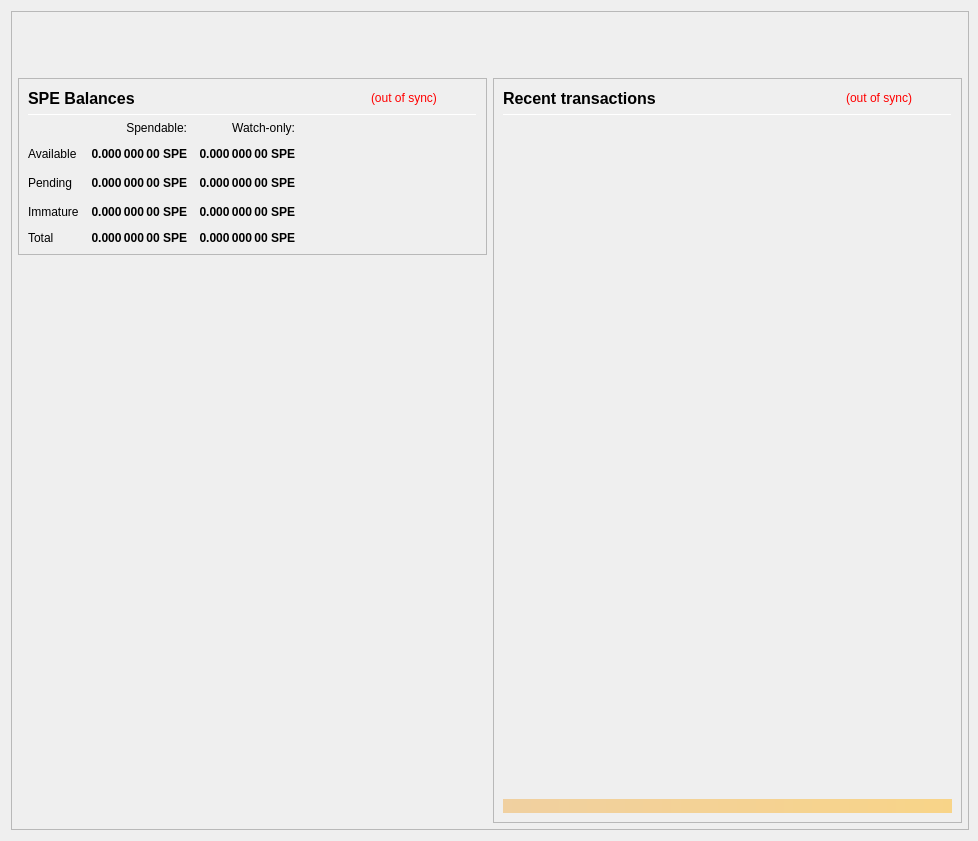
<?xml version="1.0" encoding="UTF-8"?>
<ui version="4.0">
 <class>OverviewPage</class>
 <widget class="QWidget" name="OverviewPage">
  <property name="geometry">
   <rect>
    <x>0</x>
    <y>0</y>
    <width>978</width>
    <height>841</height>
   </rect>
  </property>
  <property name="minimumSize">
   <size>
    <width>960</width>
    <height>682</height>
   </size>
  </property>
  <property name="font">
   <font>
    <weight>50</weight>
    <bold>false</bold>
   </font>
  </property>
  <property name="windowTitle">
   <string>Form</string>
  </property>
  <layout class="QVBoxLayout" name="topLayout" stretch="0">
   <property name="rightMargin">
    <number>9</number>
   </property>
   <item>
    <widget class="QFrame" name="frame_BG">
     <property name="minimumSize">
      <size>
       <width>850</width>
       <height>610</height>
      </size>
     </property>
     <property name="maximumSize">
      <size>
       <width>16777215</width>
       <height>16777215</height>
      </size>
     </property>
     <property name="frameShape">
      <enum>QFrame::StyledPanel</enum>
     </property>
     <property name="frameShadow">
      <enum>QFrame::Raised</enum>
     </property>
     <layout class="QVBoxLayout" name="verticalLayout_3" stretch="0">
      <property name="leftMargin">
       <number>0</number>
      </property>
      <property name="topMargin">
       <number>0</number>
      </property>
      <property name="rightMargin">
       <number>0</number>
      </property>
      <property name="bottomMargin">
       <number>6</number>
      </property>
      <item>
       <layout class="QVBoxLayout" name="verticalLayout_Master" stretch="0,1">
        <property name="leftMargin">
         <number>0</number>
        </property>
        <property name="topMargin">
         <number>0</number>
        </property>
        <property name="rightMargin">
         <number>0</number>
        </property>
        <property name="bottomMargin">
         <number>0</number>
        </property>
        <item>
         <widget class="QFrame" name="frame_Header">
          <layout class="QVBoxLayout" name="verticalLayout_Header" stretch="0">
           <property name="leftMargin">
            <number>0</number>
           </property>
           <property name="topMargin">
            <number>0</number>
           </property>
           <property name="rightMargin">
            <number>0</number>
           </property>
           <property name="bottomMargin">
            <number>0</number>
           </property>
           <item>
            <layout class="QHBoxLayout" name="horizontalLayout_Header" stretch="1,0">
             <property name="spacing">
              <number>6</number>
             </property>
             <item>
              <spacer name="horizontalSpacer_Header">
               <property name="orientation">
                <enum>Qt::Horizontal</enum>
               </property>
               <property name="sizeHint" stdset="0">
                <size>
                 <width>40</width>
                 <height>20</height>
                </size>
               </property>
              </spacer>
             </item>
             <item>
              <widget class="QLabel" name="labelOverviewHeaderRight">
               <property name="minimumSize">
                <size>
                 <width>464</width>
                 <height>60</height>
                </size>
               </property>
               <property name="maximumSize">
                <size>
                 <width>16777215</width>
                 <height>60</height>
                </size>
               </property>
               <property name="font">
                <font>
                 <pointsize>14</pointsize>
                </font>
               </property>
               <property name="text">
                <string/>
               </property>
               <property name="alignment">
                <set>Qt::AlignRight|Qt::AlignTrailing|Qt::AlignVCenter</set>
               </property>
              </widget>
             </item>
            </layout>
           </item>
          </layout>
         </widget>
        </item>
        <item>
         <widget class="QFrame" name="frame_Content">
          <layout class="QVBoxLayout" name="verticalLayout_Content">
           <property name="leftMargin">
            <number>6</number>
           </property>
           <property name="topMargin">
            <number>0</number>
           </property>
           <property name="rightMargin">
            <number>6</number>
           </property>
           <property name="bottomMargin">
            <number>0</number>
           </property>
           <item>
            <layout class="QHBoxLayout" name="horizontalLayout_Content" stretch="1,1">
             <property name="spacing">
              <number>6</number>
             </property>
             <item>
              <layout class="QVBoxLayout" name="verticalLayout_left" stretch="0,0">
               <item>
                <widget class="QFrame" name="frameBalances">
                 <property name="frameShape">
                  <enum>QFrame::StyledPanel</enum>
                 </property>
                 <property name="frameShadow">
                  <enum>QFrame::Raised</enum>
                 </property>
                 <layout class="QVBoxLayout" name="verticalLayout_4">
                  <item>
                   <layout class="QHBoxLayout" name="hlBalancesHeader" stretch="2,0,0">
                    <property name="spacing">
                     <number>6</number>
                    </property>
                    <item>
                     <widget class="QLabel" name="labelBalances">
                      <property name="minimumSize">
                       <size>
                        <width>0</width>
                        <height>0</height>
                       </size>
                      </property>
                      <property name="font">
                       <font>
                        <pointsize>12</pointsize>
                        <weight>75</weight>
                        <bold>true</bold>
                       </font>
                      </property>
                      <property name="text">
                       <string>SPE Balances</string>
                      </property>
                     </widget>
                    </item>
                    <item>
                     <widget class="QLabel" name="labelWalletStatus">
                      <property name="cursor">
                       <cursorShape>WhatsThisCursor</cursorShape>
                      </property>
                      <property name="toolTip">
                       <string>The displayed information may be out of date. Your wallet automatically synchronizes with the spectrumx network after a connection is established, but this process has not completed yet.</string>
                      </property>
                      <property name="styleSheet">
                       <string notr="true">QLabel { color: red; }</string>
                      </property>
                      <property name="text">
                       <string notr="true">(out of sync)</string>
                      </property>
                      <property name="alignment">
                       <set>Qt::AlignLeading|Qt::AlignLeft|Qt::AlignVCenter</set>
                      </property>
                     </widget>
                    </item>
                    <item>
                     <spacer name="hsBalancesHeader">
                      <property name="orientation">
                       <enum>Qt::Horizontal</enum>
                      </property>
                      <property name="sizeHint" stdset="0">
                       <size>
                        <width>40</width>
                        <height>20</height>
                       </size>
                      </property>
                     </spacer>
                    </item>
                   </layout>
                  </item>
                  <item>
                   <widget class="Line" name="lineBalances">
                    <property name="minimumSize">
                     <size>
                      <width>0</width>
                      <height>1</height>
                     </size>
                    </property>
                    <property name="maximumSize">
                     <size>
                      <width>16777215</width>
                      <height>1</height>
                     </size>
                    </property>
                    <property name="orientation">
                     <enum>Qt::Horizontal</enum>
                    </property>
                   </widget>
                  </item>
                  <item>
                   <layout class="QGridLayout" name="gridLayout">
                    <property name="spacing">
                     <number>12</number>
                    </property>
                    <item row="2" column="2">
                     <widget class="QLabel" name="labelWatchPending">
                      <property name="font">
                       <font>
                        <weight>75</weight>
                        <bold>true</bold>
                       </font>
                      </property>
                      <property name="cursor">
                       <cursorShape>ArrowCursor</cursorShape>
                      </property>
                      <property name="toolTip">
                       <string>Unconfirmed transactions to watch-only addresses</string>
                      </property>
                      <property name="text">
                       <string notr="true">0.000 000 00 SPE</string>
                      </property>
                      <property name="alignment">
                       <set>Qt::AlignRight|Qt::AlignTrailing|Qt::AlignVCenter</set>
                      </property>
                      <property name="textInteractionFlags">
                       <set>Qt::NoTextInteraction</set>
                      </property>
                     </widget>
                    </item>
                    <item row="2" column="1">
                     <widget class="QLabel" name="labelUnconfirmed">
                      <property name="font">
                       <font>
                        <weight>75</weight>
                        <bold>true</bold>
                       </font>
                      </property>
                      <property name="cursor">
                       <cursorShape>ArrowCursor</cursorShape>
                      </property>
                      <property name="toolTip">
                       <string>Total of transactions that have yet to be confirmed, and do not yet count toward the spendable balance</string>
                      </property>
                      <property name="text">
                       <string notr="true">0.000 000 00 SPE</string>
                      </property>
                      <property name="alignment">
                       <set>Qt::AlignRight|Qt::AlignTrailing|Qt::AlignVCenter</set>
                      </property>
                      <property name="textInteractionFlags">
                       <set>Qt::NoTextInteraction</set>
                      </property>
                     </widget>
                    </item>
                    <item row="3" column="2">
                     <widget class="QLabel" name="labelWatchImmature">
                      <property name="font">
                       <font>
                        <weight>75</weight>
                        <bold>true</bold>
                       </font>
                      </property>
                      <property name="cursor">
                       <cursorShape>ArrowCursor</cursorShape>
                      </property>
                      <property name="toolTip">
                       <string>Staked or masternode rewards in watch-only addresses that has not yet matured</string>
                      </property>
                      <property name="text">
                       <string notr="true">0.000 000 00 SPE</string>
                      </property>
                      <property name="alignment">
                       <set>Qt::AlignRight|Qt::AlignTrailing|Qt::AlignVCenter</set>
                      </property>
                      <property name="textInteractionFlags">
                       <set>Qt::NoTextInteraction</set>
                      </property>
                     </widget>
                    </item>
                    <item row="4" column="0">
                     <widget class="QLabel" name="labelTotalText">
                      <property name="text">
                       <string>Total</string>
                      </property>
                      <property name="textInteractionFlags">
                       <set>Qt::NoTextInteraction</set>
                      </property>
                     </widget>
                    </item>
                    <item row="3" column="1">
                     <widget class="QLabel" name="labelImmature">
                      <property name="font">
                       <font>
                        <weight>75</weight>
                        <bold>true</bold>
                       </font>
                      </property>
                      <property name="cursor">
                       <cursorShape>ArrowCursor</cursorShape>
                      </property>
                      <property name="toolTip">
                       <string>Staked or masternode rewards that has not yet matured</string>
                      </property>
                      <property name="text">
                       <string notr="true">0.000 000 00 SPE</string>
                      </property>
                      <property name="alignment">
                       <set>Qt::AlignRight|Qt::AlignTrailing|Qt::AlignVCenter</set>
                      </property>
                      <property name="textInteractionFlags">
                       <set>Qt::NoTextInteraction</set>
                      </property>
                     </widget>
                    </item>
                    <item row="2" column="3">
                     <spacer name="hsBalances">
                      <property name="orientation">
                       <enum>Qt::Horizontal</enum>
                      </property>
                      <property name="sizeHint" stdset="0">
                       <size>
                        <width>40</width>
                        <height>20</height>
                       </size>
                      </property>
                     </spacer>
                    </item>
                    <item row="3" column="0">
                     <widget class="QLabel" name="labelImmatureText">
                      <property name="text">
                       <string>Immature</string>
                      </property>
                      <property name="textInteractionFlags">
                       <set>Qt::NoTextInteraction</set>
                      </property>
                     </widget>
                    </item>
                    <item row="4" column="1">
                     <widget class="QLabel" name="labelTotal">
                      <property name="font">
                       <font>
                        <weight>75</weight>
                        <bold>true</bold>
                       </font>
                      </property>
                      <property name="cursor">
                       <cursorShape>ArrowCursor</cursorShape>
                      </property>
                      <property name="toolTip">
                       <string>Your current total balance</string>
                      </property>
                      <property name="text">
                       <string notr="true">0.000 000 00 SPE</string>
                      </property>
                      <property name="alignment">
                       <set>Qt::AlignRight|Qt::AlignTrailing|Qt::AlignVCenter</set>
                      </property>
                      <property name="textInteractionFlags">
                       <set>Qt::NoTextInteraction</set>
                      </property>
                     </widget>
                    </item>
                    <item row="4" column="2">
                     <widget class="QLabel" name="labelWatchTotal">
                      <property name="font">
                       <font>
                        <weight>75</weight>
                        <bold>true</bold>
                       </font>
                      </property>
                      <property name="cursor">
                       <cursorShape>ArrowCursor</cursorShape>
                      </property>
                      <property name="toolTip">
                       <string>Current total balance in watch-only addresses</string>
                      </property>
                      <property name="text">
                       <string notr="true">0.000 000 00 SPE</string>
                      </property>
                      <property name="alignment">
                       <set>Qt::AlignRight|Qt::AlignTrailing|Qt::AlignVCenter</set>
                      </property>
                      <property name="textInteractionFlags">
                       <set>Qt::NoTextInteraction</set>
                      </property>
                     </widget>
                    </item>
                    <item row="0" column="2">
                     <widget class="QLabel" name="labelWatchonly">
                      <property name="text">
                       <string>Watch-only:</string>
                      </property>
                      <property name="alignment">
                       <set>Qt::AlignRight|Qt::AlignTrailing|Qt::AlignVCenter</set>
                      </property>
                     </widget>
                    </item>
                    <item row="1" column="0">
                     <widget class="QLabel" name="labelBalanceText">
                      <property name="text">
                       <string>Available</string>
                      </property>
                      <property name="textInteractionFlags">
                       <set>Qt::NoTextInteraction</set>
                      </property>
                     </widget>
                    </item>
                    <item row="1" column="1">
                     <widget class="QLabel" name="labelBalance">
                      <property name="font">
                       <font>
                        <weight>75</weight>
                        <bold>true</bold>
                       </font>
                      </property>
                      <property name="cursor">
                       <cursorShape>ArrowCursor</cursorShape>
                      </property>
                      <property name="toolTip">
                       <string>Your current spendable balance</string>
                      </property>
                      <property name="text">
                       <string notr="true">0.000 000 00 SPE</string>
                      </property>
                      <property name="alignment">
                       <set>Qt::AlignRight|Qt::AlignTrailing|Qt::AlignVCenter</set>
                      </property>
                      <property name="textInteractionFlags">
                       <set>Qt::NoTextInteraction</set>
                      </property>
                     </widget>
                    </item>
                    <item row="1" column="2">
                     <widget class="QLabel" name="labelWatchAvailable">
                      <property name="font">
                       <font>
                        <weight>75</weight>
                        <bold>true</bold>
                       </font>
                      </property>
                      <property name="cursor">
                       <cursorShape>ArrowCursor</cursorShape>
                      </property>
                      <property name="toolTip">
                       <string>Your current balance in watch-only addresses</string>
                      </property>
                      <property name="text">
                       <string notr="true">0.000 000 00 SPE</string>
                      </property>
                      <property name="alignment">
                       <set>Qt::AlignRight|Qt::AlignTrailing|Qt::AlignVCenter</set>
                      </property>
                      <property name="textInteractionFlags">
                       <set>Qt::NoTextInteraction</set>
                      </property>
                     </widget>
                    </item>
                    <item row="2" column="0">
                     <widget class="QLabel" name="labelPendingText">
                      <property name="text">
                       <string>Pending</string>
                      </property>
                      <property name="textInteractionFlags">
                       <set>Qt::NoTextInteraction</set>
                      </property>
                     </widget>
                    </item>
                    <item row="0" column="1">
                     <widget class="QLabel" name="labelSpendable">
                      <property name="text">
                       <string>Spendable:</string>
                      </property>
                      <property name="alignment">
                       <set>Qt::AlignRight|Qt::AlignTrailing|Qt::AlignVCenter</set>
                      </property>
                     </widget>
                    </item>
                   </layout>
                  </item>
                 </layout>
                </widget>
               </item>
               <item>
                <spacer name="verticalSpacer">
                 <property name="orientation">
                  <enum>Qt::Vertical</enum>
                 </property>
                 <property name="sizeHint" stdset="0">
                  <size>
                   <width>20</width>
                   <height>40</height>
                  </size>
                 </property>
                </spacer>
               </item>
              </layout>
             </item>
             <item>
              <layout class="QVBoxLayout" name="verticalLayout_right" stretch="1">
               <item>
                <widget class="QFrame" name="frame_RecentTransactions">
                 <property name="minimumSize">
                  <size>
                   <width>0</width>
                   <height>0</height>
                  </size>
                 </property>
                 <property name="frameShape">
                  <enum>QFrame::StyledPanel</enum>
                 </property>
                 <property name="frameShadow">
                  <enum>QFrame::Raised</enum>
                 </property>
                 <layout class="QVBoxLayout" name="verticalLayout_1" stretch="0,0,0,0,0">
                  <item>
                   <layout class="QHBoxLayout" name="horizontalLayout_2" stretch="2,0,0">
                    <property name="spacing">
                     <number>3</number>
                    </property>
                    <item>
                     <widget class="QLabel" name="label_4">
                      <property name="minimumSize">
                       <size>
                        <width>0</width>
                        <height>20</height>
                       </size>
                      </property>
                      <property name="font">
                       <font>
                        <pointsize>12</pointsize>
                        <weight>75</weight>
                        <bold>true</bold>
                       </font>
                      </property>
                      <property name="text">
                       <string>Recent transactions</string>
                      </property>
                     </widget>
                    </item>
                    <item>
                     <widget class="QLabel" name="labelTransactionsStatus">
                      <property name="cursor">
                       <cursorShape>WhatsThisCursor</cursorShape>
                      </property>
                      <property name="toolTip">
                       <string>The displayed information may be out of date. Your wallet automatically synchronizes with the spectrumx network after a connection is established, but this process has not completed yet.</string>
                      </property>
                      <property name="styleSheet">
                       <string notr="true">QLabel { color: red; }</string>
                      </property>
                      <property name="text">
                       <string notr="true">(out of sync)</string>
                      </property>
                      <property name="alignment">
                       <set>Qt::AlignRight|Qt::AlignTrailing|Qt::AlignVCenter</set>
                      </property>
                     </widget>
                    </item>
                    <item>
                     <spacer name="horizontalSpacer">
                      <property name="orientation">
                       <enum>Qt::Horizontal</enum>
                      </property>
                      <property name="sizeHint" stdset="0">
                       <size>
                        <width>40</width>
                        <height>20</height>
                       </size>
                      </property>
                     </spacer>
                    </item>
                   </layout>
                  </item>
                  <item>
                   <widget class="Line" name="line">
                    <property name="minimumSize">
                     <size>
                      <width>0</width>
                      <height>1</height>
                     </size>
                    </property>
                    <property name="maximumSize">
                     <size>
                      <width>16777215</width>
                      <height>1</height>
                     </size>
                    </property>
                    <property name="orientation">
                     <enum>Qt::Horizontal</enum>
                    </property>
                   </widget>
                  </item>
                  <item>
                   <widget class="QListView" name="listTransactions">
                    <property name="minimumSize">
                     <size>
                      <width>0</width>
                      <height>0</height>
                     </size>
                    </property>
                    <property name="styleSheet">
                     <string notr="true">QListView { background: transparent; }</string>
                    </property>
                    <property name="frameShape">
                     <enum>QFrame::NoFrame</enum>
                    </property>
                    <property name="verticalScrollBarPolicy">
                     <enum>Qt::ScrollBarAlwaysOff</enum>
                    </property>
                    <property name="horizontalScrollBarPolicy">
                     <enum>Qt::ScrollBarAlwaysOff</enum>
                    </property>
                    <property name="selectionMode">
                     <enum>QAbstractItemView::NoSelection</enum>
                    </property>
                   </widget>
                  </item>
                  <item>
                   <spacer name="verticalSpacer_2">
                    <property name="orientation">
                     <enum>Qt::Vertical</enum>
                    </property>
                    <property name="sizeType">
                     <enum>QSizePolicy::Expanding</enum>
                    </property>
                    <property name="sizeHint" stdset="0">
                     <size>
                      <width>20</width>
                      <height>40</height>
                     </size>
                    </property>
                   </spacer>
                  </item>
                  <item>
                   <widget class="QLabel" name="labelAlerts">
                    <property name="maximumSize">
                     <size>
                      <width>16777215</width>
                      <height>16777215</height>
                     </size>
                    </property>
                    <property name="styleSheet">
                     <string notr="true">background-color: qlineargradient(x1: 0, y1: 0, x2: 1, y2: 0, stop:0 #F0D0A0, stop:1 #F8D488); color:#000000;</string>
                    </property>
                    <property name="text">
                     <string/>
                    </property>
                    <property name="wordWrap">
                     <bool>true</bool>
                    </property>
                    <property name="margin">
                     <number>3</number>
                    </property>
                   </widget>
                  </item>
                 </layout>
                </widget>
               </item>
              </layout>
             </item>
            </layout>
           </item>
          </layout>
         </widget>
        </item>
       </layout>
      </item>
     </layout>
    </widget>
   </item>
  </layout>
 </widget>
 <resources/>
 <connections/>
</ui>
